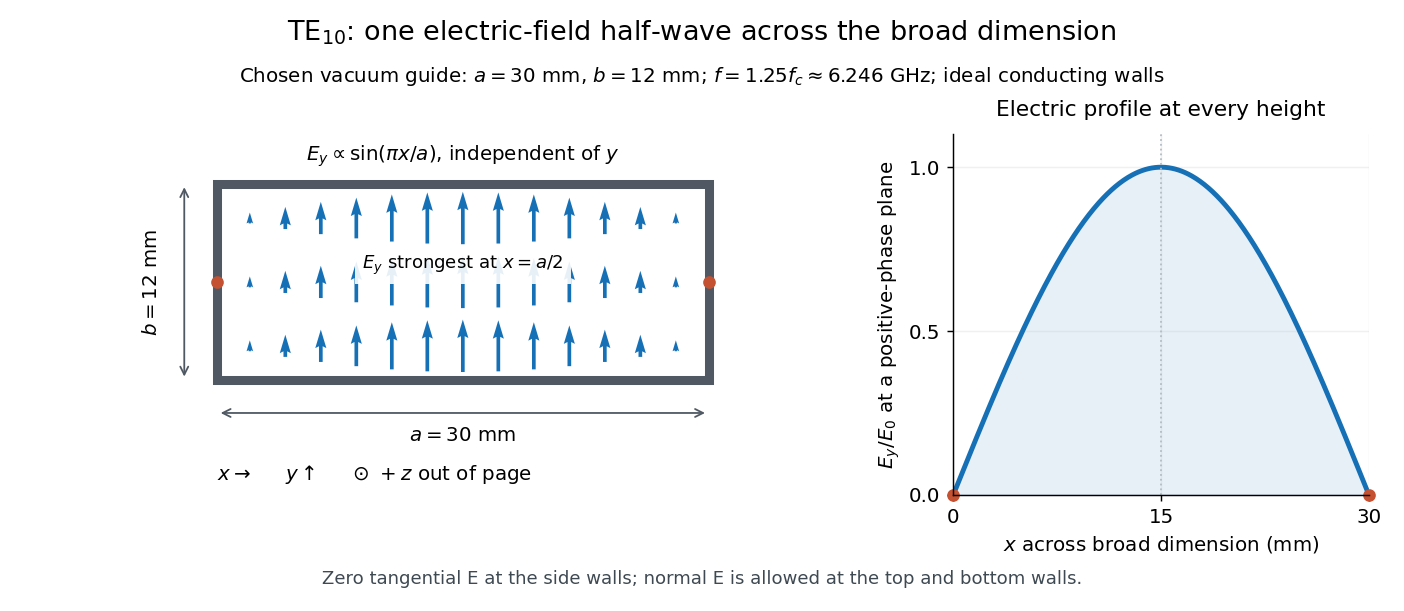

The Python source for this figure:
"""Original ideal TE10 field diagram; Python 3.14, numpy 2.3.5, matplotlib 3.10.7.

Run from _media; the output basename matches this script. All dimensions are
stipulated, not measurements or a commercial waveguide specification.
"""
from pathlib import Path
import matplotlib.pyplot as plt
from matplotlib.patches import Rectangle
import numpy as np


def main():
    a, b = 30.0, 12.0  # millimetres
    plt.rcParams.update({'font.size': 11, 'axes.spines.top': False,
                         'axes.spines.right': False, 'figure.facecolor': 'white'})
    fig, (ax, profile) = plt.subplots(1, 2, figsize=(10.8, 4.7),
                                    gridspec_kw={'width_ratios': [1.65, 1]})
    fig.subplots_adjust(left=0.065, right=0.975, bottom=0.19, top=0.78, wspace=0.32)
    fig.suptitle(r'$\mathrm{TE}_{10}$: one electric-field half-wave across the broad dimension',
                 fontsize=15, y=0.97)
    fig.text(0.5, 0.865, r'Chosen vacuum guide: $a=30$ mm, $b=12$ mm; '
             r'$f=1.25f_c\approx6.246$ GHz; ideal conducting walls', ha='center')
    ax.add_patch(Rectangle((0, 0), a, b, fill=False, linewidth=5, edgecolor='#505963'))
    x = np.linspace(2, 28, 13)
    for y in (2.1, 6, 9.9):
        amp = 3.2 * np.sin(np.pi * x / a)
        ax.quiver(x, y - amp / 2, np.zeros_like(x), amp, angles='xy',
                  scale_units='xy', scale=1, width=0.006, color='#1670b6')
    ax.plot([0, a], [b / 2, b / 2], 'o', color='#c45131', markersize=6)
    ax.annotate('', (a, -2), (0, -2), arrowprops={'arrowstyle': '<->', 'color': '#505963'})
    ax.text(a / 2, -3.7, r'$a=30$ mm', ha='center')
    ax.annotate('', (-2, b), (-2, 0), arrowprops={'arrowstyle': '<->', 'color': '#505963'})
    ax.text(-4.0, b / 2, r'$b=12$ mm', ha='center', va='center', rotation=90)
    ax.text(a / 2, b + 1.4, r'$E_y\propto\sin(\pi x/a)$, independent of $y$', ha='center')
    ax.text(0, -6.1, r'$x\rightarrow$     $y\uparrow$     $\odot\ +z$ out of page', fontsize=11)
    ax.text(a / 2, b / 2 + 0.8, r'$E_y$ strongest at $x=a/2$', ha='center', fontsize=10,
            bbox={'facecolor': 'white', 'edgecolor': 'none', 'alpha': 0.9})
    ax.set(xlim=(-5.5, 32), ylim=(-7, 15), aspect='equal')
    ax.axis('off')
    xx = np.linspace(0, a, 501)
    ee = np.sin(np.pi * xx / a)
    profile.plot(xx, ee, color='#1670b6', linewidth=2.7)
    profile.fill_between(xx, ee, color='#1670b6', alpha=0.1)
    profile.plot([0, a], [0, 0], 'o', color='#c45131', clip_on=False)
    profile.axvline(a / 2, color='#b4bcc4', linestyle=':', linewidth=1)
    profile.set(xlim=(0, a), ylim=(0, 1.1), xticks=[0, 15, 30], yticks=[0, .5, 1],
                xlabel=r'$x$ across broad dimension (mm)', ylabel=r'$E_y/E_0$ at a positive-phase plane')
    profile.set_title('Electric profile at every height', fontsize=12, pad=10)
    profile.grid(alpha=0.18)
    fig.text(0.5, 0.045, 'Zero tangential E at the side walls; normal E is allowed at the top and bottom walls.',
             ha='center', fontsize=10, color='#3e4952')
    fig.savefig(Path(__file__).stem + '.png', dpi=130, facecolor='white', transparent=False)
    plt.close(fig)


if __name__ == '__main__':
    main()
